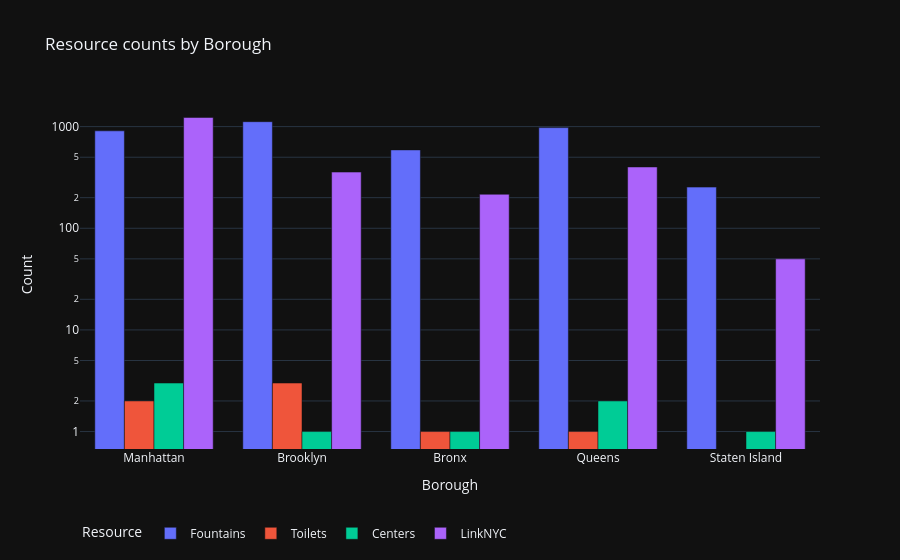

This figure's notebook cell:
### Code cell
# Plot: Borough resource counts (grouped bar chart, log y-axis)
import plotly.express as px


if not resource_summary.empty:
    dfm = resource_summary.melt(id_vars='Borough', var_name='Resource', value_name='Count')
    fig = px.bar(dfm, x='Borough', y='Count', color='Resource', barmode='group', title='Resource counts by Borough')
    fig.update_layout(yaxis_type='log', template='plotly_dark', legend=dict(orientation='h', y=-0.2))
    fig.show()
else:
    print('No resource summary available to plot')

### Figure 1 — Plotly figure (JSON) as saved in the notebook; plotly's stock layout.template omitted (floating-point values rounded to 4 significant figures)
{"data": [{"alignmentgroup": "True", "hovertemplate": "Resource=Fountains<br>Borough=%{x}<br>Count=%{y}<extra></extra>", "legendgroup": "Fountains", "marker": {"color": "#636efa", "pattern": {"shape": ""}}, "name": "Fountains", "offsetgroup": "Fountains", "orientation": "v", "showlegend": true, "textposition": "auto", "type": "bar", "x": ["Manhattan", "Brooklyn", "Bronx", "Queens", "Staten Island"], "xaxis": "x", "y": [909, 1118, 590, 978, 254], "yaxis": "y"}, {"alignmentgroup": "True", "hovertemplate": "Resource=Toilets<br>Borough=%{x}<br>Count=%{y}<extra></extra>", "legendgroup": "Toilets", "marker": {"color": "#EF553B", "pattern": {"shape": ""}}, "name": "Toilets", "offsetgroup": "Toilets", "orientation": "v", "showlegend": true, "textposition": "auto", "type": "bar", "x": ["Manhattan", "Brooklyn", "Bronx", "Queens", "Staten Island"], "xaxis": "x", "y": [2, 3, 1, 1, 0], "yaxis": "y"}, {"alignmentgroup": "True", "hovertemplate": "Resource=Centers<br>Borough=%{x}<br>Count=%{y}<extra></extra>", "legendgroup": "Centers", "marker": {"color": "#00cc96", "pattern": {"shape": ""}}, "name": "Centers", "offsetgroup": "Centers", "orientation": "v", "showlegend": true, "textposition": "auto", "type": "bar", "x": ["Manhattan", "Brooklyn", "Bronx", "Queens", "Staten Island"], "xaxis": "x", "y": [3, 1, 1, 2, 1], "yaxis": "y"}, {"alignmentgroup": "True", "hovertemplate": "Resource=LinkNYC<br>Borough=%{x}<br>Count=%{y}<extra></extra>", "legendgroup": "LinkNYC", "marker": {"color": "#ab63fa", "pattern": {"shape": ""}}, "name": "LinkNYC", "offsetgroup": "LinkNYC", "orientation": "v", "showlegend": true, "textposition": "auto", "type": "bar", "x": ["Manhattan", "Brooklyn", "Bronx", "Queens", "Staten Island"], "xaxis": "x", "y": [1231, 357, 216, 401, 50], "yaxis": "y"}], "layout": {"barmode": "group", "legend": {"orientation": "h", "title": {"text": "Resource"}, "tracegroupgap": 0, "y": -0.2}, "title": {"text": "Resource counts by Borough"}, "xaxis": {"anchor": "y", "domain": [0, 1], "title": {"text": "Borough"}}, "yaxis": {"anchor": "x", "domain": [0, 1], "title": {"text": "Count"}, "type": "log"}}}
